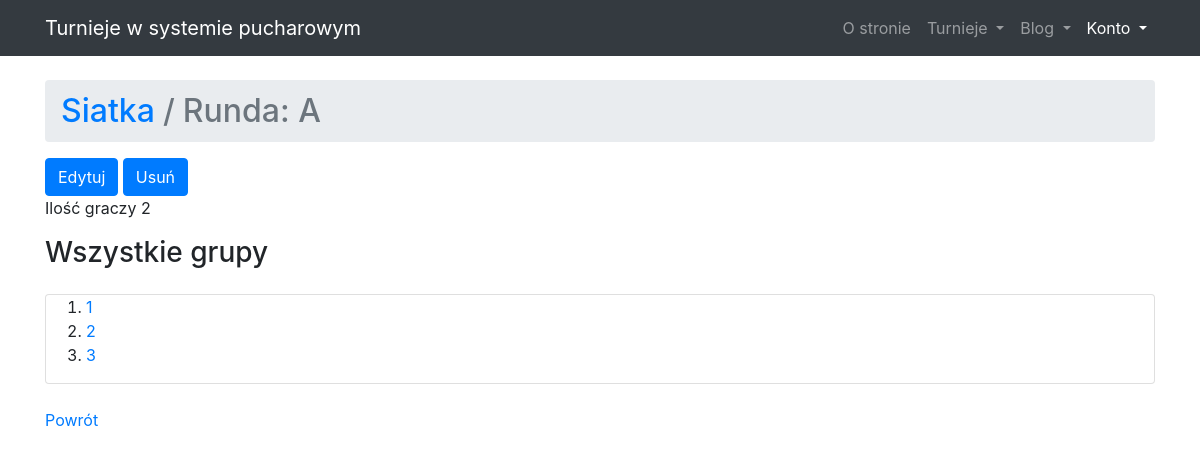
/tournaments/round/detail/1/, run on the app's committed database.
### tournaments_app/models/round_model.py (models this page shows, shortened)
class Round(models.Model):
    id = models.AutoField(db_index=True, primary_key=True)
    name = models.CharField(max_length=20)
    number_of_players = models.IntegerField()
    tournament = models.ForeignKey('tournaments_app.Tournament',
                                   on_delete=models.CASCADE)
    def get_all_groups(self):
        return Group.objects.filter(round_id=self.id)

### tournaments_app/models/tournament_model.py (models this page shows, shortened)
class Tournament(models.Model):
    id = models.AutoField(db_index=True, primary_key=True)
    name = models.CharField(max_length=20)
    start_date = models.DateField()
    end_date = models.DateField()
    max_number_of_players = models.IntegerField()
    registered_teams = models.ManyToManyField('tournaments_app.Team')

### tournaments_app/models/group_model.py (models this page shows, shortened)
class Group(models.Model):
    id = models.AutoField(db_index=True, primary_key=True)
    name = models.CharField(max_length=20)
    team_a = models.ForeignKey('tournaments_app.Team',
                               related_name='%(class)s_a_team',
                               on_delete=models.DO_NOTHING)
    team_b = models.ForeignKey('tournaments_app.Team',
                               related_name='%(class)s_b_team',
                               on_delete=models.DO_NOTHING)
    winner = models.ForeignKey('tournaments_app.Team',
                               related_name='%(class)s_win_team',
                               on_delete=models.DO_NOTHING,
                               null=True,
                               blank=True)
    round = models.ForeignKey('tournaments_app.Round',
                              on_delete=models.CASCADE)

### tournaments_app/views/round_view.py (the view)
class DetailRoundView(DetailView):
    model = Round

### tournaments_app/templates/tournaments_app/round_detail.html
{% extends "tournaments_app/base.html" %}
{% block content %}
<article>
    {% if object %}
    <div>
        <h2 class="mt-4 mb-3">
            <ol class="breadcrumb">
                <li class="breadcrumb-item">
                    <a href="{% url 'tournament_detail' object.tournament.pk %}">{{ object.tournament.name }}</a>
                </li>
                <li class="breadcrumb-item active">Runda: {{ object.name }}</li>
            </ol>
        </h2>
        <a class="btn btn-primary" href="{% url 'round_update' object.id %}">Edytuj</a>
        <a class="btn btn-primary" href="{% url 'round_delete' object.id %}">Usuń</a>
        <p>Ilość graczy {{ object.number_of_players }}</a></p>
        {% if object.get_all_groups  %}
        <h3>Wszystkie grupy</H3>
        <div class="card my-4">
            <ol>
                {% for group in object.get_all_groups %}
                <li> <a href="{% url 'group_detail' group.id %}">{{ group.name }} </a></li>
                {% endfor %}
            </ol>
        </div>
        {% endif %}
    </div>
    {% endif %}
    <a href="{{request.META.HTTP_REFERER}}">Powrót</a>
</article>
{% endblock content %}

### tournaments_app/static/css/modern-business.css (style rules this page uses)
body { padding-top: 56px; }

### data on the page
Round: tournament.name "Siatka", name "A", number_of_players "2"
Group: name "1"
Group: name "2"
Group: name "3"
